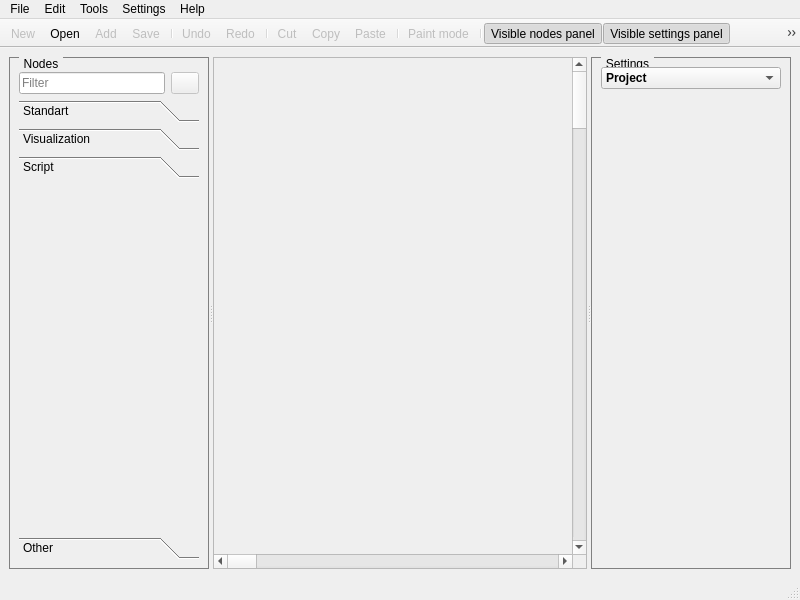
<?xml version="1.0" encoding="UTF-8"?>
<ui version="4.0">
 <class>MainWindow</class>
 <widget class="QMainWindow" name="MainWindow">
  <property name="geometry">
   <rect>
    <x>0</x>
    <y>0</y>
    <width>800</width>
    <height>600</height>
   </rect>
  </property>
  <property name="acceptDrops">
   <bool>true</bool>
  </property>
  <property name="windowTitle">
   <string>ByteMachine</string>
  </property>
  <property name="styleSheet">
   <string notr="true">QGroupBox {
    border: 1px solid gray;
    margin-top: 0.5em;
}

QGroupBox::title {
    subcontrol-origin: margin;
    left: 10px;
    padding: 0 3px 0 3px;
}

QScrollArea::scrollAreaDesigner_ {
	border: 1px solid gray;
}</string>
  </property>
  <widget class="QWidget" name="centralwidget">
   <layout class="QHBoxLayout" name="horizontalLayout">
    <item>
     <widget class="QSplitter" name="splitter">
      <property name="orientation">
       <enum>Qt::Horizontal</enum>
      </property>
      <property name="childrenCollapsible">
       <bool>false</bool>
      </property>
      <widget class="QGroupBox" name="groupBoxNodes_">
       <property name="minimumSize">
        <size>
         <width>200</width>
         <height>0</height>
        </size>
       </property>
       <property name="title">
        <string>Nodes</string>
       </property>
       <layout class="QVBoxLayout" name="verticalLayout_2">
        <property name="topMargin">
         <number>14</number>
        </property>
        <item>
         <layout class="QHBoxLayout" name="horizontalLayout_3">
          <item>
           <widget class="QLineEdit" name="lineEdit">
            <property name="enabled">
             <bool>true</bool>
            </property>
            <property name="contextMenuPolicy">
             <enum>Qt::NoContextMenu</enum>
            </property>
            <property name="styleSheet">
             <string notr="true">color: gray;</string>
            </property>
            <property name="text">
             <string>Filter</string>
            </property>
            <property name="maxLength">
             <number>64</number>
            </property>
            <property name="readOnly">
             <bool>true</bool>
            </property>
           </widget>
          </item>
          <item>
           <widget class="QPushButton" name="pushBtnResetFilter_">
            <property name="enabled">
             <bool>false</bool>
            </property>
            <property name="minimumSize">
             <size>
              <width>28</width>
              <height>22</height>
             </size>
            </property>
            <property name="maximumSize">
             <size>
              <width>28</width>
              <height>22</height>
             </size>
            </property>
            <property name="toolTip">
             <string>Reset value</string>
            </property>
            <property name="text">
             <string/>
            </property>
            <property name="icon">
             <iconset resource="res.qrc">
              <normaloff>:/res_images/images/reset_value.png</normaloff>:/res_images/images/reset_value.png</iconset>
            </property>
           </widget>
          </item>
         </layout>
        </item>
        <item>
         <widget class="QToolBox" name="toolBoxNodes_">
          <property name="autoFillBackground">
           <bool>false</bool>
          </property>
          <property name="currentIndex">
           <number>2</number>
          </property>
          <widget class="QWidget" name="pageStandartNodes_">
           <property name="geometry">
            <rect>
             <x>0</x>
             <y>0</y>
             <width>180</width>
             <height>322</height>
            </rect>
           </property>
           <attribute name="icon">
            <iconset resource="res.qrc">
             <normaloff>:/res_images/images/collapse_arrow_light.png</normaloff>:/res_images/images/collapse_arrow_light.png</iconset>
           </attribute>
           <attribute name="label">
            <string>Standart</string>
           </attribute>
          </widget>
          <widget class="QWidget" name="pageVisualizationNodes_">
           <property name="geometry">
            <rect>
             <x>0</x>
             <y>0</y>
             <width>180</width>
             <height>322</height>
            </rect>
           </property>
           <attribute name="icon">
            <iconset resource="res.qrc">
             <normaloff>:/res_images/images/collapse_arrow_light.png</normaloff>:/res_images/images/collapse_arrow_light.png</iconset>
           </attribute>
           <attribute name="label">
            <string>Visualization</string>
           </attribute>
          </widget>
          <widget class="QWidget" name="pageScript_">
           <property name="geometry">
            <rect>
             <x>0</x>
             <y>0</y>
             <width>180</width>
             <height>322</height>
            </rect>
           </property>
           <attribute name="icon">
            <iconset resource="res.qrc">
             <normaloff>:/res_images/images/collapse_arrow_light.png</normaloff>:/res_images/images/collapse_arrow_light.png</iconset>
           </attribute>
           <attribute name="label">
            <string>Script</string>
           </attribute>
          </widget>
          <widget class="QWidget" name="page_4">
           <property name="geometry">
            <rect>
             <x>0</x>
             <y>0</y>
             <width>180</width>
             <height>322</height>
            </rect>
           </property>
           <attribute name="icon">
            <iconset resource="res.qrc">
             <normaloff>:/res_images/images/collapse_arrow_light.png</normaloff>:/res_images/images/collapse_arrow_light.png</iconset>
           </attribute>
           <attribute name="label">
            <string>Other</string>
           </attribute>
          </widget>
         </widget>
        </item>
       </layout>
      </widget>
      <widget class="QScrollArea" name="scrollAreaDesigner_">
       <property name="sizePolicy">
        <sizepolicy hsizetype="Expanding" vsizetype="Expanding">
         <horstretch>1</horstretch>
         <verstretch>0</verstretch>
        </sizepolicy>
       </property>
       <property name="frameShadow">
        <enum>QFrame::Plain</enum>
       </property>
       <property name="widgetResizable">
        <bool>true</bool>
       </property>
       <widget class="QWidget" name="scrollAreaWidgetContents">
        <property name="geometry">
         <rect>
          <x>0</x>
          <y>0</y>
          <width>5000</width>
          <height>5000</height>
         </rect>
        </property>
        <layout class="QHBoxLayout" name="horizontalLayout_2">
         <property name="leftMargin">
          <number>0</number>
         </property>
         <property name="topMargin">
          <number>0</number>
         </property>
         <property name="rightMargin">
          <number>0</number>
         </property>
         <property name="bottomMargin">
          <number>0</number>
         </property>
         <item>
          <widget class="FormDesigner" name="widgetDesigner_" native="true">
           <property name="minimumSize">
            <size>
             <width>5000</width>
             <height>5000</height>
            </size>
           </property>
          </widget>
         </item>
        </layout>
       </widget>
      </widget>
      <widget class="QGroupBox" name="groupBoxSettings_">
       <property name="minimumSize">
        <size>
         <width>200</width>
         <height>0</height>
        </size>
       </property>
       <property name="title">
        <string>Settings</string>
       </property>
       <layout class="QVBoxLayout" name="verticalLayout">
        <item>
         <widget class="QComboBox" name="comboBox">
          <property name="font">
           <font>
            <bold>true</bold>
           </font>
          </property>
          <item>
           <property name="text">
            <string>Project</string>
           </property>
          </item>
         </widget>
        </item>
        <item>
         <widget class="QScrollArea" name="scrollAreaSettings_">
          <property name="frameShape">
           <enum>QFrame::NoFrame</enum>
          </property>
          <property name="widgetResizable">
           <bool>true</bool>
          </property>
          <widget class="QWidget" name="scrollAreaWidgetContents_2">
           <property name="geometry">
            <rect>
             <x>0</x>
             <y>0</y>
             <width>180</width>
             <height>449</height>
            </rect>
           </property>
          </widget>
         </widget>
        </item>
       </layout>
      </widget>
     </widget>
    </item>
   </layout>
  </widget>
  <widget class="QMenuBar" name="menu_">
   <property name="geometry">
    <rect>
     <x>0</x>
     <y>0</y>
     <width>800</width>
     <height>22</height>
    </rect>
   </property>
   <widget class="QMenu" name="menuFile_">
    <property name="title">
     <string>File</string>
    </property>
    <addaction name="actNew_"/>
    <addaction name="actOpen_"/>
    <addaction name="actAdd_"/>
    <addaction name="actSave_"/>
    <addaction name="actSaveAs_"/>
    <addaction name="separator"/>
    <addaction name="actExit_"/>
   </widget>
   <widget class="QMenu" name="menuEdit_">
    <property name="title">
     <string>Edit</string>
    </property>
    <addaction name="actUndo_"/>
    <addaction name="actRedo_"/>
    <addaction name="separator"/>
    <addaction name="actCut_"/>
    <addaction name="actCopy_"/>
    <addaction name="actPaste_"/>
    <addaction name="separator"/>
    <addaction name="actPaintMode_"/>
   </widget>
   <widget class="QMenu" name="menuTools_">
    <property name="title">
     <string>Tools</string>
    </property>
    <addaction name="actApplicationOutput_"/>
    <addaction name="actScriptIde_"/>
   </widget>
   <widget class="QMenu" name="menuSettings_">
    <property name="title">
     <string>Settings</string>
    </property>
    <addaction name="actVisibleNodesPanel_"/>
    <addaction name="actVisibleSettingsPanel_"/>
    <addaction name="actVisibleDesignerGrid_"/>
    <addaction name="actVisibleNodeComments_"/>
   </widget>
   <widget class="QMenu" name="menuHelp_">
    <property name="title">
     <string>Help</string>
    </property>
    <addaction name="actHelp_"/>
    <addaction name="actHelpfullLinks_"/>
    <addaction name="actAboutProg_"/>
   </widget>
   <addaction name="menuFile_"/>
   <addaction name="menuEdit_"/>
   <addaction name="menuTools_"/>
   <addaction name="menuSettings_"/>
   <addaction name="menuHelp_"/>
  </widget>
  <widget class="StatusBar" name="statusBar_"/>
  <widget class="QToolBar" name="toolBar_">
   <property name="windowTitle">
    <string/>
   </property>
   <property name="movable">
    <bool>false</bool>
   </property>
   <attribute name="toolBarArea">
    <enum>TopToolBarArea</enum>
   </attribute>
   <attribute name="toolBarBreak">
    <bool>false</bool>
   </attribute>
   <addaction name="actNew_"/>
   <addaction name="actOpen_"/>
   <addaction name="actAdd_"/>
   <addaction name="actSave_"/>
   <addaction name="separator"/>
   <addaction name="actUndo_"/>
   <addaction name="actRedo_"/>
   <addaction name="separator"/>
   <addaction name="actCut_"/>
   <addaction name="actCopy_"/>
   <addaction name="actPaste_"/>
   <addaction name="separator"/>
   <addaction name="actPaintMode_"/>
   <addaction name="separator"/>
   <addaction name="actVisibleNodesPanel_"/>
   <addaction name="actVisibleSettingsPanel_"/>
   <addaction name="actVisibleDesignerGrid_"/>
   <addaction name="actVisibleNodeComments_"/>
   <addaction name="separator"/>
   <addaction name="actHelp_"/>
  </widget>
  <action name="actNew_">
   <property name="enabled">
    <bool>false</bool>
   </property>
   <property name="icon">
    <iconset resource="res.qrc">
     <normaloff>:/res_images/images/new.png</normaloff>:/res_images/images/new.png</iconset>
   </property>
   <property name="text">
    <string>New</string>
   </property>
   <property name="shortcut">
    <string>Ctrl+N</string>
   </property>
  </action>
  <action name="actOpen_">
   <property name="enabled">
    <bool>true</bool>
   </property>
   <property name="icon">
    <iconset resource="res.qrc">
     <normaloff>:/res_images/images/open.png</normaloff>:/res_images/images/open.png</iconset>
   </property>
   <property name="text">
    <string>Open...</string>
   </property>
   <property name="shortcut">
    <string>Ctrl+O</string>
   </property>
  </action>
  <action name="actAdd_">
   <property name="enabled">
    <bool>false</bool>
   </property>
   <property name="icon">
    <iconset resource="res.qrc">
     <normaloff>:/res_images/images/add.png</normaloff>:/res_images/images/add.png</iconset>
   </property>
   <property name="text">
    <string>Add...</string>
   </property>
  </action>
  <action name="actSave_">
   <property name="enabled">
    <bool>false</bool>
   </property>
   <property name="icon">
    <iconset resource="res.qrc">
     <normaloff>:/res_images/images/save.png</normaloff>:/res_images/images/save.png</iconset>
   </property>
   <property name="text">
    <string>Save</string>
   </property>
   <property name="shortcut">
    <string>Ctrl+S</string>
   </property>
  </action>
  <action name="actSaveAs_">
   <property name="enabled">
    <bool>true</bool>
   </property>
   <property name="text">
    <string>Save as...</string>
   </property>
  </action>
  <action name="actExit_">
   <property name="text">
    <string>Exit</string>
   </property>
   <property name="shortcut">
    <string>Ctrl+Q</string>
   </property>
  </action>
  <action name="actUndo_">
   <property name="enabled">
    <bool>false</bool>
   </property>
   <property name="icon">
    <iconset resource="res.qrc">
     <normaloff>:/res_images/images/undo.png</normaloff>:/res_images/images/undo.png</iconset>
   </property>
   <property name="text">
    <string>Undo</string>
   </property>
   <property name="shortcut">
    <string>Ctrl+Z</string>
   </property>
  </action>
  <action name="actRedo_">
   <property name="enabled">
    <bool>false</bool>
   </property>
   <property name="icon">
    <iconset resource="res.qrc">
     <normaloff>:/res_images/images/redo.png</normaloff>:/res_images/images/redo.png</iconset>
   </property>
   <property name="text">
    <string>Redo</string>
   </property>
   <property name="shortcut">
    <string>Ctrl+Y</string>
   </property>
  </action>
  <action name="actCut_">
   <property name="enabled">
    <bool>false</bool>
   </property>
   <property name="icon">
    <iconset resource="res.qrc">
     <normaloff>:/res_images/images/cut.png</normaloff>:/res_images/images/cut.png</iconset>
   </property>
   <property name="text">
    <string>Cut</string>
   </property>
   <property name="shortcut">
    <string>Ctrl+X</string>
   </property>
  </action>
  <action name="actCopy_">
   <property name="enabled">
    <bool>false</bool>
   </property>
   <property name="icon">
    <iconset resource="res.qrc">
     <normaloff>:/res_images/images/copy.png</normaloff>:/res_images/images/copy.png</iconset>
   </property>
   <property name="text">
    <string>Copy</string>
   </property>
   <property name="shortcut">
    <string>Ctrl+C</string>
   </property>
  </action>
  <action name="actPaste_">
   <property name="enabled">
    <bool>false</bool>
   </property>
   <property name="icon">
    <iconset resource="res.qrc">
     <normaloff>:/res_images/images/paste.png</normaloff>:/res_images/images/paste.png</iconset>
   </property>
   <property name="text">
    <string>Paste</string>
   </property>
   <property name="shortcut">
    <string>Ctrl+V</string>
   </property>
  </action>
  <action name="actApplicationOutput_">
   <property name="enabled">
    <bool>false</bool>
   </property>
   <property name="text">
    <string>Application output...</string>
   </property>
  </action>
  <action name="actScriptIde_">
   <property name="enabled">
    <bool>false</bool>
   </property>
   <property name="text">
    <string>Script IDE...</string>
   </property>
  </action>
  <action name="actVisibleNodesPanel_">
   <property name="checkable">
    <bool>true</bool>
   </property>
   <property name="checked">
    <bool>true</bool>
   </property>
   <property name="enabled">
    <bool>true</bool>
   </property>
   <property name="icon">
    <iconset resource="res.qrc">
     <normaloff>:/res_images/images/visible_nodes_panel.png</normaloff>:/res_images/images/visible_nodes_panel.png</iconset>
   </property>
   <property name="text">
    <string>Visible nodes panel</string>
   </property>
  </action>
  <action name="actVisibleSettingsPanel_">
   <property name="checkable">
    <bool>true</bool>
   </property>
   <property name="checked">
    <bool>true</bool>
   </property>
   <property name="enabled">
    <bool>true</bool>
   </property>
   <property name="icon">
    <iconset resource="res.qrc">
     <normaloff>:/res_images/images/visible_settings_panel.png</normaloff>:/res_images/images/visible_settings_panel.png</iconset>
   </property>
   <property name="text">
    <string>Visible settings panel</string>
   </property>
  </action>
  <action name="actVisibleDesignerGrid_">
   <property name="checkable">
    <bool>true</bool>
   </property>
   <property name="checked">
    <bool>true</bool>
   </property>
   <property name="enabled">
    <bool>true</bool>
   </property>
   <property name="icon">
    <iconset resource="res.qrc">
     <normaloff>:/res_images/images/visible_designer_grid.png</normaloff>:/res_images/images/visible_designer_grid.png</iconset>
   </property>
   <property name="text">
    <string>Visible designer grid</string>
   </property>
  </action>
  <action name="actVisibleNodeComments_">
   <property name="enabled">
    <bool>false</bool>
   </property>
   <property name="icon">
    <iconset resource="res.qrc">
     <normaloff>:/res_images/images/visible_node_comments.png</normaloff>:/res_images/images/visible_node_comments.png</iconset>
   </property>
   <property name="text">
    <string>Visible node comments</string>
   </property>
  </action>
  <action name="actHelp_">
   <property name="enabled">
    <bool>false</bool>
   </property>
   <property name="icon">
    <iconset resource="res.qrc">
     <normaloff>:/res_images/images/help.png</normaloff>:/res_images/images/help.png</iconset>
   </property>
   <property name="text">
    <string>Help</string>
   </property>
   <property name="shortcut">
    <string>F1</string>
   </property>
  </action>
  <action name="actHelpfullLinks_">
   <property name="enabled">
    <bool>false</bool>
   </property>
   <property name="text">
    <string>Helpfull links...</string>
   </property>
  </action>
  <action name="actAboutProg_">
   <property name="enabled">
    <bool>true</bool>
   </property>
   <property name="text">
    <string>About program...</string>
   </property>
  </action>
  <action name="actPaintMode_">
   <property name="enabled">
    <bool>false</bool>
   </property>
   <property name="icon">
    <iconset resource="res.qrc">
     <normaloff>:/res_images/images/paint_mode.png</normaloff>:/res_images/images/paint_mode.png</iconset>
   </property>
   <property name="text">
    <string>Paint mode</string>
   </property>
  </action>
 </widget>
 <customwidgets>
  <customwidget>
   <class>FormDesigner</class>
   <extends>QWidget</extends>
   <header>form_designer.h</header>
   <container>1</container>
  </customwidget>
  <customwidget>
   <class>StatusBar</class>
   <extends>QStatusBar</extends>
   <header>status_bar.h</header>
  </customwidget>
 </customwidgets>
 <resources>
  <include location="res.qrc"/>
 </resources>
 <connections>
  <connection>
   <sender>actExit_</sender>
   <signal>triggered()</signal>
   <receiver>MainWindow</receiver>
   <slot>close()</slot>
   <hints>
    <hint type="sourcelabel">
     <x>-1</x>
     <y>-1</y>
    </hint>
    <hint type="destinationlabel">
     <x>399</x>
     <y>299</y>
    </hint>
   </hints>
  </connection>
 </connections>
</ui>
